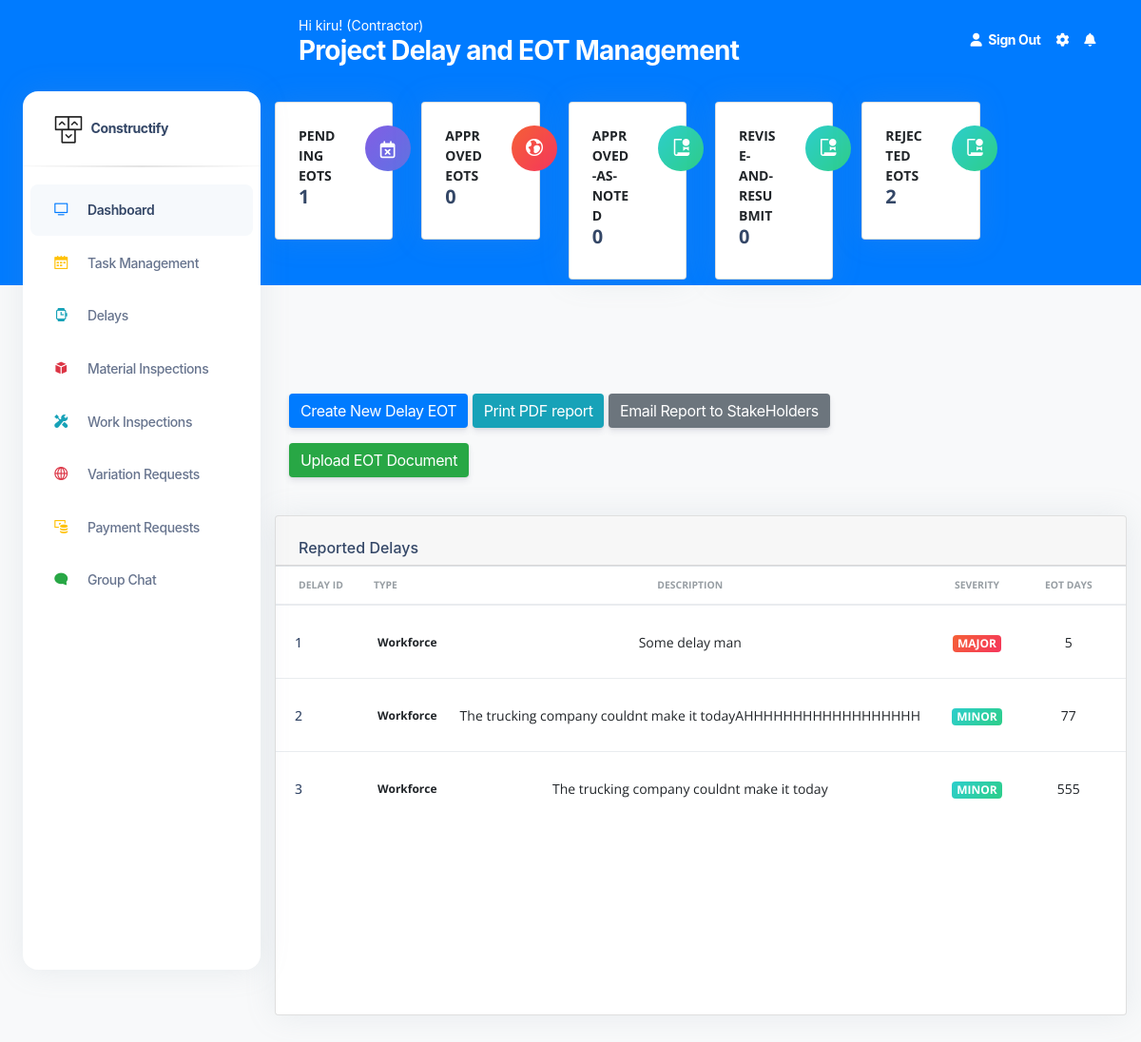
Page /delays (signed in) on the committed database.
### construct/models.py (models this page shows, shortened)
class User(db.Model, UserMixin):
    id = db.Column(db.Integer(), nullable=False, primary_key=True)
    username = db.Column(db.String(length=30), nullable=False, unique=True)
    email_address = db.Column(db.String(length=50),
                              nullable=False, unique=True)
    password_hash = db.Column(db.String(length=50),
                              nullable=False, unique=True)
    role = db.Column(db.String(length=30), nullable=False, unique=False)
    contact_number = db.Column(db.String(length=30), nullable=False, unique=False)
    @property
    def password(self):
        return self.password

class Delay(db.Model):
    id = db.Column(db.Integer(), nullable=False, primary_key=True)
    type = db.Column(db.String(length=30), nullable=False)
    description = db.Column(db.String(length=30), nullable=False)
    severity = db.Column(db.String(length=30), nullable=False)
    phase = db.Column(db.String(length=30), nullable=True,default="Default")
    delayed_days = db.Column(db.Integer(), nullable=True)
    date = db.Column(db.String(length=30), nullable=False)
    status = db.Column(db.String(length=30), nullable=True, default="Submitted")

### construct/routes.py (the view)
@app.route("/delays", methods=['GET', 'POST'])
@login_required
def delaypage():
    pending_delays= Delay.query.filter(Delay.status == "Submitted").count()
    approved_delays= Delay.query.filter(Delay.status == "Approved!").count()
    Approved_As_Noted_delays= Delay.query.filter(Delay.status == "Approved-As-Noted").count()
    ReviseandReSubmit_delays= Delay.query.filter(Delay.status == "Revise-and-ReSubmit").count()
    Rejected_delays= Delay.query.filter(Delay.status == "Rejected").count()
    delayForm = DelayForm()
    delays = Delay.query.all()
    page_message=("Project Delay and EOT Management")
    if request.method == "GET":
        return render_template('DelayManagementpage.html', delays=delays, delayForm=delayForm,pending_delays=pending_delays,
        approved_delays=approved_delays,Approved_As_Noted_delays=Approved_As_Noted_delays,
        ReviseandReSubmit_delays=ReviseandReSubmit_delays, Rejected_delays=Rejected_delays,page_message=page_message)
    return redirect(url_for('delaypage'))
    if form.errors != {}:
        for err_msg in delayForm.errors.values():
            flash(f'There has been an exception thrown ==> {err_msg}  <==')

### construct/models.py (called while the page is built)
@login_manager.user_loader
def load_user(user_id):
    return User.query.get(int(user_id))

### construct/templates/DelayManagementpage.html (shortened to what this page needs)
<!DOCTYPE html>
<html lang="en">
<head>
  <link href="{{ url_for('static', filename='assets')}}/css/nucleo-icons.css" rel="stylesheet" />
  <link href="{{ url_for('static', filename='assets')}}/css/nucleo-svg.css" rel="stylesheet" />
  <link href="{{ url_for('static', filename='assets')}}/css/nucleo-svg.css" rel="stylesheet" />
  <link id="pagestyle" href="{{ url_for('static', filename='assets')}}/css/argon-dashboard.css?v=2.0.2"
    rel="stylesheet" />
  <link rel="stylesheet" type="text/css"
    href="https://stackpath.bootstrapcdn.com/bootstrap/4.2.1/css/bootstrap.min.css">
</head>
{% include 'includes/GlobalSideNavbar.html' %}
<main class="main-content position-relative border-radius-lg ">
  {% include 'includes/GlobalNavbar.html' %}
  <div class="container-fluid py-4">
    <div class="row">
      <div class="col-xl-2 col-sm-6 mb-xl-0 mb-4">
        <div class="card">
          <div class="card-body p-4">
            <div class="row">
              <div class="col-8">
                <div class="numbers">
                  <p class="text-sm mb-0 text-uppercase font-weight-bold">Pending EOTs</p>
                  <h5 class="font-weight-bolder">
                    {{pending_delays}}
                  </h5>
                </div>
              </div>
              <div class="col-4 text-end">
                <div class="icon icon-shape bg-gradient-primary shadow-primary text-center rounded-circle">
                  <i class="fa fa-calendar-times-o text-lg opacity-10" aria-hidden="true"></i>
                </div>
              </div>
            </div>
          </div>
        </div>
      </div>
      <div class="col-xl-2 col-sm-6 mb-xl-0 mb-4">
        <div class="card">
          <div class="card-body p-4">
            <div class="row">
              <div class="col-8">
                <div class="numbers">
                  <p class="text-sm mb-0 text-uppercase font-weight-bold">Approved EOTs</p>
                  <h5 class="font-weight-bolder">
                    {{approved_delays}}
                  </h5>
                </div>
              </div>
              <div class="col-4 text-end">
                <div class="icon icon-shape bg-gradient-danger shadow-danger text-center rounded-circle">
                  <i class="ni ni-world text-lg opacity-10" aria-hidden="true"></i>
                </div>
              </div>
            </div>
          </div>
        </div>
      </div>
      <div class="col-xl-2 col-sm-6 mb-xl-0 mb-4">
        <div class="card">
          <div class="card-body p-4">
            <div class="row">
              <div class="col-8">
                <div class="numbers">
                  <p class="text-sm mb-0 text-uppercase font-weight-bold">Approved-As-Noted</p>
                  <h5 class="font-weight-bolder">
                    {{Approved_As_Noted_delays}}
                  </h5>
                </div>
              </div>
              <div class="col-4 text-end">
                <div class="icon icon-shape bg-gradient-success shadow-success text-center rounded-circle">
                  <i class="ni ni-paper-diploma text-lg opacity-10" aria-hidden="true"></i>
                </div>
              </div>
            </div>
          </div>
        </div>
      </div>
      <div class="col-xl-2 col-sm-6 mb-xl-0 mb-4">
        <div class="card">
          <div class="card-body p-4">
            <div class="row">
              <div class="col-8">
                <div class="numbers">
                  <p class="text-sm mb-0 text-uppercase font-weight-bold">Revise-and-ReSubmit</p>
                  <h5 class="font-weight-bolder">
                    {{ReviseandReSubmit_delays}}
                  </h5>
                </div>
              </div>
              <div class="col-4 text-end">
                <div class="icon icon-shape bg-gradient-success shadow-success text-center rounded-circle">
                  <i class="ni ni-paper-diploma text-lg opacity-10" aria-hidden="true"></i>
                </div>
              </div>
            </div>
          </div>
        </div>
      </div>
      <div class="col-xl-2 col-sm-6 mb-xl-0 mb-4">
        <div class="card">
          <div class="card-body p-4">
            <div class="row">
              <div class="col-8">
                <div class="numbers">
                  <p class="text-sm mb-0 text-uppercase font-weight-bold">Rejected EOTs</p>
                  <h5 class="font-weight-bolder">
                    {{Rejected_delays}}
                  </h5>
                </div>
              </div>
              <div class="col-4 text-end">
                <div class="icon icon-shape bg-gradient-success shadow-success text-center rounded-circle">
                  <i class="ni ni-paper-diploma text-lg opacity-10" aria-hidden="true"></i>
                </div>
              </div>
            </div>
          </div>
        </div>
      </div>
    </div>
  </div>
  <br><br><br><br>
  <div class="col-10">
    <div class="container">
      <div class="row">
        <div class="col text-left">
          {% if current_user.role == 'Contractor' %}
          <a href="{{url_for('DelayCreate')}}" class="btn btn-primary" role="button" aria-disabled="true"
            target="_blank">Create New Delay EOT</a>
          {% endif %}
          <a href="{{url_for('DelayPDFPage')}}" class="btn btn-info" role="button" aria-disabled="true"
            target="_blank">Print PDF report</a>
          <a href="{{url_for('DelayPDFPage')}}?needs_to_be_emailed=Yes" class="btn btn-secondary" role="button" aria-disabled="true"
            target="_blank">Email Report to StakeHolders</a>
          {% if current_user.role == 'Contractor' %}
          <a href="{{url_for('delayEOTUploadPage')}}" class="btn btn-success" role="button" aria-disabled="true"
            target="_blank">Upload EOT Document</a>
          {% endif %}
        </div>
      </div>
    </div>
  </div>
  <div class="container-fluid py-4">
    <div class="row">
      <div class="col-12">
        <div class="card mb-4">
          <div class="card-header pb-0">
            <h6>Reported Delays</h6>
          </div>
          <div class="card-body px-0 pt-0 pb-2">
            <div class="table-responsive p-0">
              <table class="table align-items-center mb-10">
                <thead>
                  <tr>
                    <th class="text-uppercase text-secondary text-xxs font-weight-bolder opacity-7">Delay ID</th>
                    <th class="text-uppercase text-secondary text-xxs font-weight-bolder opacity-7 ps-2">Type</th>
                    <th class="text-center text-uppercase text-secondary text-xxs font-weight-bolder opacity-7">
                      Description</th>
                    <th class="text-center text-uppercase text-secondary text-xxs font-weight-bolder opacity-7">Severity
                    </th>
                    <th class="text-center text-uppercase text-secondary text-xxs font-weight-bolder opacity-7">EOT Days
                    </th>
                    <th class="text-center text-uppercase text-secondary text-xxs font-weight-bolder opacity-7">EOT
                      Status</th>
                  </tr>
                </thead>
                <tbody>
                  {% for delay in delays %}
                  <tr>
                    <td>
                      <div class="d-flex px-2 py-1">
                        <div class="d-flex flex-column justify-content-center">
                          <h6 class="mb-0 text-sm">{{delay.id}}</h6>
                        </div>
                      </div>
                    </td>
                    <td>
                      <p class="text-xs font-weight-bold mb-0">{{delay.type}}</p>
                    </td>
                    <td class="align-middle text-center text-sm">
                      <p class="mb-0 text-sm">{{delay.description}}</p>
                    </td>
                    {% if 'Major' in delay.severity %}
                    <td class="align-middle text-center">
                      <span class="badge badge-sm bg-gradient-danger">{{delay.severity}}</span>
                    </td>
                    {% endif %}
                    {% if 'Minor' in delay.severity %}
                    <td class="align-middle text-center">
                      <span class="badge badge-sm bg-gradient-success">{{delay.severity}}</span>
                    </td>
                    {% endif %}
                    <td class="align-middle text-center">
                      <p class="mb-0 text-sm">{{delay.delayed_days}}</p>
                    </td>
                    {% if 'Rejected' in delay.status %}
                    <td class="align-middle text-center">
                    </td>
                    {% endif %}
                    {% if 'Submitted' in delay.status %}
                    <td class="align-middle text-center">
                    </td>
                    {% endif %}
                  </tr>
                  {% endfor %}
                </tbody>
              </table>
            </div>
          </div>
        </div>
      </div>
    </div>
  </div>
  </body>
</html>

### construct/templates/includes/GlobalNavbar.html (shortened to what this page needs)
<nav class="navbar navbar-main navbar-expand-lg px-0 mx-4 shadow-none border-radius-xl " id="navbarBlur" data-scroll="false">
    <div class="container-fluid py-1 px-3">
      <nav aria-label="breadcrumb">
        <ol class="breadcrumb bg-transparent mb-0 pb-0 pt-1 px-0 me-sm-6 me-5">
          <li class="breadcrumb-item text-sm text-white active" aria-current="page">Hi {{current_user.username}}! ({{current_user.role}}) </li>
        </ol>
        <h3 class="font-weight-bolder text-white mb-0"> {{page_message}}</h3>
      </nav>
        <ul class="navbar-nav  justify-content-end">
          <li class="nav-item d-flex align-items-left">
            <a href="{{url_for('logout_page')}}" class="nav-link text-white font-weight-bold px-0">
              <i class="fa fa-user me-sm-1"></i>
              <span class="d-sm-inline d-none">Sign Out</span>
            </a>
          </li>
          <li class="nav-item px-3 d-flex align-items-center">
            <a href="javascript:;" class="nav-link text-white p-0">
              <i class="fa fa-cog fixed-plugin-button-nav cursor-pointer"></i>
            </a>
          </li>
          <li class="nav-item dropdown pe-2 d-flex align-items-center">
            <a href="javascript:;" class="nav-link text-white p-0" id="dropdownMenuButton" data-bs-toggle="dropdown" aria-expanded="false">
              <i class="fa fa-bell cursor-pointer"></i>
            </a>
          </li>
        </ul>
      </div>
  </nav>

### construct/static/assets/css/nucleo-svg.css (style rules this page uses)
.icon { display: inline-block; color: #111111; height: 1em; width: 1em; }
.icon { fill: currentColor; stroke: none; }

### rows in the picture
User: username "kiru", role "Contractor"
Delay: id "1", type "Workforce", description "Some delay man", severity "MAJOR", delayed_days "5"
Delay: id "2", type "Workforce", description "The trucking company couldnt make it todayAHHHHHHHHHHHHHHHHHH", severity "MINOR", delayed_days "77"
Delay: id "3", type "Workforce", description "The trucking company couldnt make it today", severity "MINOR", delayed_days "555"

### other values in the picture
{{ page_message }} "Project Delay and EOT Management"
{{ pending_delays }} "1"
{{ approved_delays }} "0"
{{ Approved_As_Noted_delays }} "0"
{{ ReviseandReSubmit_delays }} "0"
{{ Rejected_delays }} "2"
